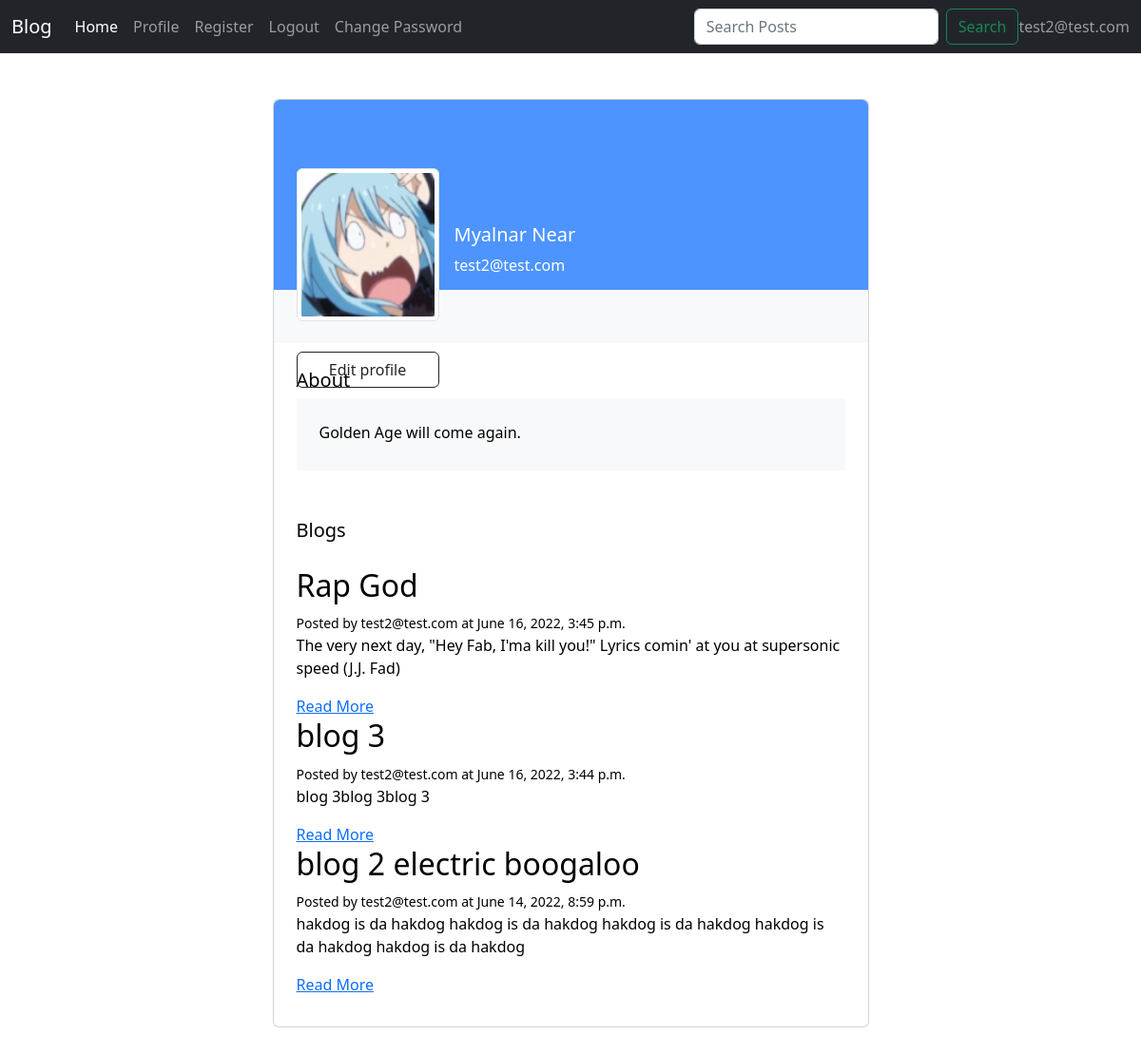
The page /users/profile/ (signed in) on the database its author committed.
### users/models.py (models this page shows, shortened)
class CustomUser(AbstractUser):
    username = None
    email = models.EmailField(_('email address'), unique=True)
    USERNAME_FIELD = 'email'
    REQUIRED_FIELDS = ['first_name', 'last_name']
    objects = CustomUserManager()
    def __str__(self):
        return self.email

class Profile(models.Model):
    user = models.OneToOneField(CustomUser, on_delete=models.CASCADE)
    avatar = models.ImageField(blank=True, null=True,default='defaultAvatar.png', upload_to='profile_images')
    first_name = models.CharField(max_length=250)
    last_name = models.CharField(max_length=250)
    bio = models.TextField()

### blogs/models.py (models this page shows, shortened)
class Post(models.Model):
    title = models.CharField(max_length=255)
    authorEmail = models.ForeignKey(CustomUser,on_delete=models.CASCADE)
    slug = models.SlugField()
    intro = models.TextField()
    body = models.TextField()
    date_added = models.DateTimeField(auto_now_add=True)
    date_updated = models.DateTimeField(auto_now=True)
    picture = models.ImageField(blank=True, null=True,default='defaultBlogPic.jpg', upload_to='blog_images')
    likes = models.ManyToManyField(CustomUser, related_name="blog_post")
    class Meta:
        ordering = ['-date_added']

### users/views.py (the view)
# urls.py: path('profile/', ProfileView.as_view(), name='profile'),
class ProfileView(TemplateView):
    template_name='users/profile.html'
    def get(self, request):
        posts = Post.objects.filter(authorEmail=request.user)
        profile = Profile.objects.get(id=request.user.id)
        context = {
            'posts' : posts,
            'profile' : profile
        }
        return render(request, self.template_name, context)

### templates/users/profile.html (shortened to what this page needs)
{% extends 'base.html' %}
{% load static %}
{% block content %}
<section class="h-100 gradient-custom-2">
    <div class="container py-5 h-100">
      <div class="row d-flex justify-content-center align-items-center h-100">
        <div class="col col-lg-9 col-xl-7">
          <div class="card">
            <div class="rounded-top text-white d-flex flex-row" style="background-color: #4d94ff; height:200px;">
              <div class="ms-4 mt-5 d-flex flex-column" style="width: 150px;">
                <img src="{{profile.avatar.url}}"
                  class="img-fluid img-thumbnail mt-4 mb-2"
                  style="width: 150px; z-index: 1">
                  <br>
                <a href="{% url 'users:modifyProfile' %}"class="btn btn-outline-dark" data-mdb-ripple-color="dark"
                  style="z-index: 1;">
                  Edit profile
                </a>
              </div>
              <div class="ms-3" style="margin-top: 130px;">
                <h5>{{profile.first_name}} {{ profile.last_name}}</h5>
                <p>{{ profile.user }}</p>
              </div>
            </div>
            <div class="p-4 text-black" style="background-color: #f8f9fa;">
              <div class="d-flex justify-content-end text-center py-1">
              </div>
            </div>
            <div class="card-body p-4 text-black">
              <div class="mb-5">
                <p class="lead fw-normal mb-1">About</p>
                <div class="p-4" style="background-color: #f8f9fa;">
                  <p class="font-italic mb-1">{{ profile.bio }}</p>
                </div>
              </div>
              <div class="d-flex justify-content-between align-items-center mb-4">
                <p class="lead fw-normal mb-0">Blogs</p>
              </div>
              <div class="row g-2">
                <div class="col mb-2">
                    {% for post in posts %}
                    <div class="post block">
                        <h2 class="subtitle">{{post.title}}</h2>
                        <small>Posted by {{post.authorEmail}} at {{ post.date_added }}</small>
                        <p>{{post.intro}}</p>
                        <a href="{% url 'blogs:postDetail' post.id %}">Read More</a>
                    </div>
                {% endfor %}
                </div>
              </div>
            </div>
          </div>
        </div>
      </div>
    </div>
  </section>
  {% endblock content %}

### templates/base.html (shortened to what this page needs)
{% load static %}
<!doctype html>
<html>
<head>
  <nav class="navbar navbar-expand-lg navbar-dark bg-dark">
    <div class="container-fluid">
      <a class="navbar-brand" href="#">Blog</a>
      <div class="collapse navbar-collapse" id="navbarSupportedContent">
        <ul class="navbar-nav me-auto mb-2 mb-lg-0">
          <li class="nav-item">
            <a class="nav-link active" aria-current="page" href="{% url 'blogs:index' %}">Home</a>
          </li>
          <li class="nav-item">
            <a class="nav-link" href="{% url 'users:profile' %}">Profile</a>
          </li>
          <li class="nav-item">
            <a class="nav-link" href="{% url 'users:register' %}">Register</a>
          </li>
          {% if user.is_authenticated %}
          <li class="nav-item">
            <a class="nav-link" href="{% url 'users:logout' %}">Logout</a>
          </li>
        <li class="nav-item">
          <a class="nav-link" href="{% url 'users:password' %}">Change Password</a>
        </li>
          {% else %}
          <li class="nav-item">
            <a class="nav-link" href="{% url 'users:login' %}">Login</a>
          {% endif %}
        </ul>
        <form class="d-flex" role="search" method=POST action="{% url 'blogs:search-Posts' %}">
          <input class="form-control me-2" type="search" placeholder="Search Posts" aria-label="search" name="searchedPosts">
          <button class="btn btn-outline-success" type="submit">Search</button>
        </form>
      </div>
        <span class="navbar-text">
          {{user.email}}
        </span>
    </div>
  </nav>
  <link rel="stylesheet" type="text/css" href="{% static 'css/bootstrap.css' %}"/>
</head>
<body>
  <main>
    <section class="section">
      <div class="container">
          {% block content %}
          {% endblock %}
      </div>
    </section>
  </main>
</body>
</html>

### rows shown on the page
CustomUser: email "test2@test.com"
Profile: avatar (picture), first_name "Myalnar", last_name "Near", user "test2@test.com", bio "Golden Age will come again."
Post: title "Rap God", authorEmail "test2@test.com", date_added "June 16, 2022, 3:45 p.m.", intro "The very next day, \"Hey Fab, I'ma kill you!\" Lyrics comin' at you at supersonic speed (J.J. Fad)"
Post: title "blog 3", authorEmail "test2@test.com", date_added "June 16, 2022, 3:44 p.m.", intro "blog 3blog 3blog 3"
Post: title "blog 2 electric boogaloo", authorEmail "test2@test.com", date_added "June 14, 2022, 8:59 p.m.", intro "hakdog is da hakdog hakdog is da hakdog hakdog is da hakdog hakdog is da hakdog hakdog is da hakdog"
